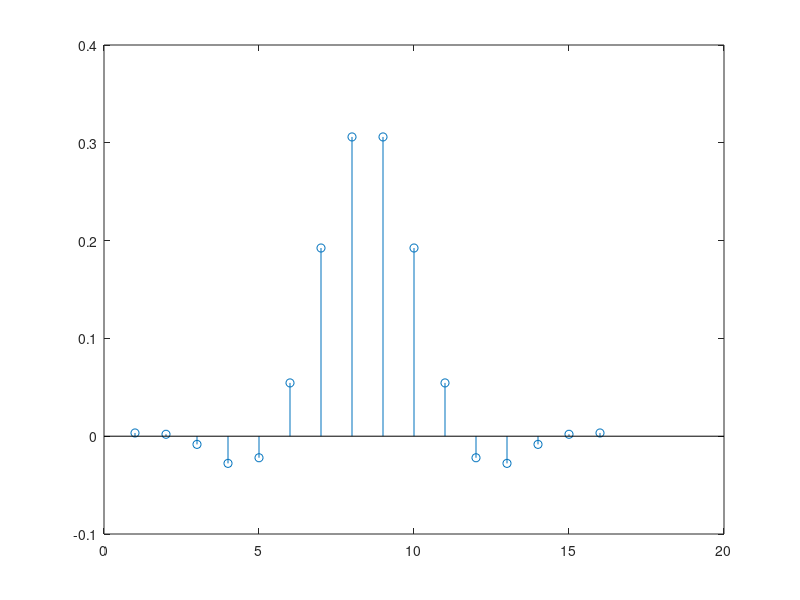
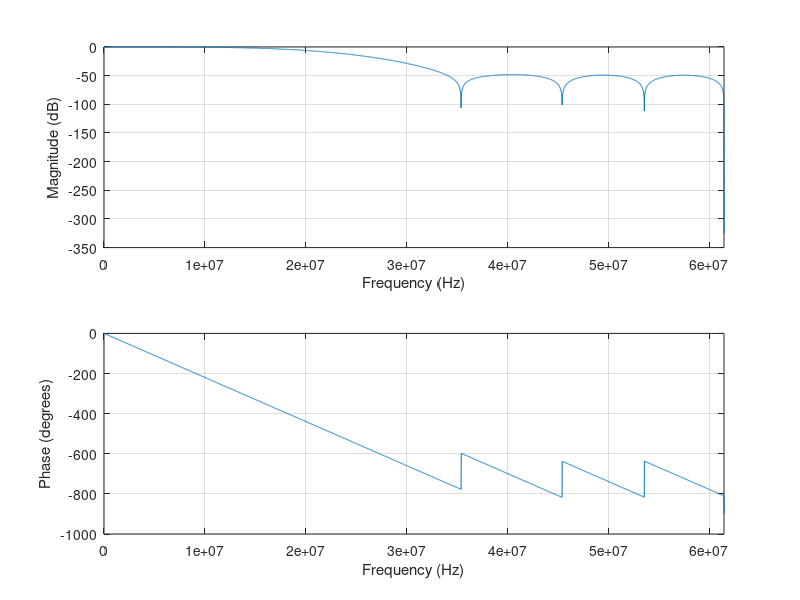
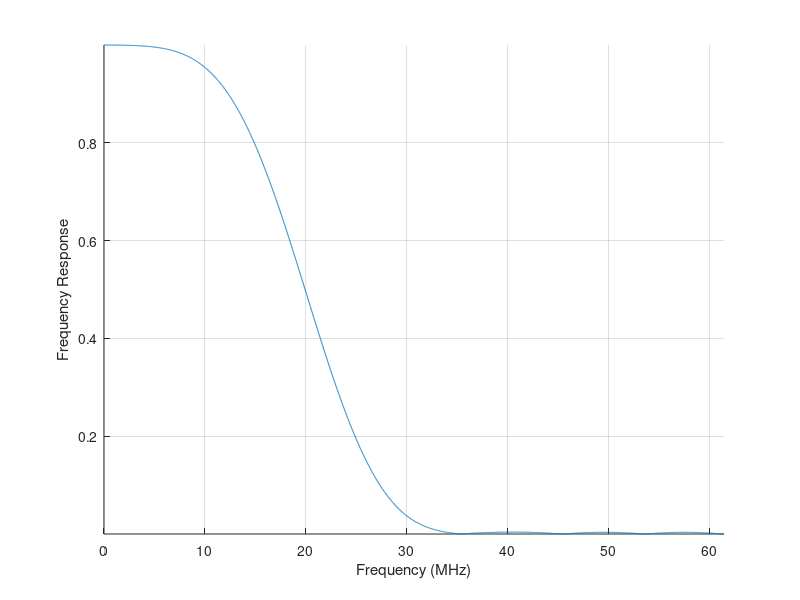
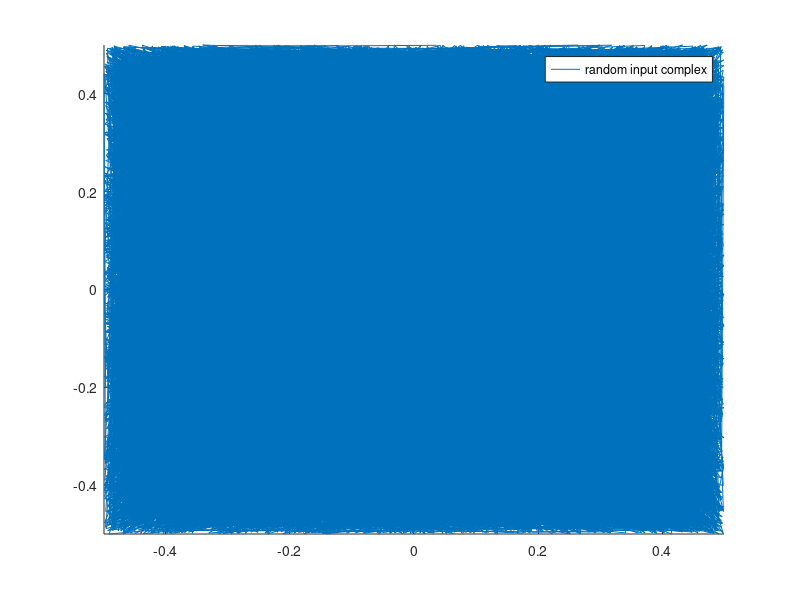

Source code (MATLAB) for these figures, in order: (Note: this script raises an error after producing the figures.)
% SPDX-License-Identifier: (BSD-3-Clause OR GPL-2.0)
% Copyright 2020 - 2025 the original authors
pkg load signal
addpath('.\lib')
%%addpath('DNGNR\5g_l1sp_ker\common\matlab\vspa')

%% test FIR filter
close all;
clear all;
clf;

%%Config
N = 2048*20;
M = 8192;
L = 16;
prec = 'half_fixed' ;
mode = 'real' ;
type = 0 ;
in_offset = 9 ;

fs=122880000  %% sampling clock
fc=20000000   %% frec cut off 20Mhz
wc=fc/(fs/2); %% freq cut normalized vs max freq.

%% generate test vectors

% -- Function File: B = fir1 (N, W)
%     Produce an order N FIR filter with the given frequency cutoff W,
%     returning the N+1 filter coefficients in B.  
	 
if strcmp(mode,'real')
	h=fir1(L-1,wc);
else
  h=complex(0.5*fir1(L-1,wc),0.5*fir1(L-1,1-wc));
end

% diplay taps
stem(h);

% -- [H, W] = freqz (B)
%    Return the complex frequency response H of the rational IIR filter
%    whose numerator and denominator coefficients are B and A respectively.
%    The response is evaluated at N angular frequencies between 0 and  2*pi.
%    If N is omitted, a value of 512 is assumed.
figure;
freqz (h,1,2^12,fs);

[H, f] = freqz (h,1,2^12,fs);
figure;
plot ( f/1000000, abs(H));
xlabel('Frequency (MHz)');
ylabel('Frequency Response');
box off;grid on;axis tight;

% implement this filter using bitexact VSPA model
% and generate random input vector and output vector (ref and bitexact)
figure;
x = 1/2*complex(1-2*rand(N,1), 1-2*rand(N,1));
plot ( x, ";random input complex;");
box off;grid on;axis tight;


%% taps, data, and precision
% y_mat reference output from matlab, use to assess effect of quantization error
% y_vsp is bit exact output vector
[y_vsp, y_mat, dbg_s]=r_firFilter(h,x,prec);

% [spectra,freq] = 		pwelch(x,window,overlap,Nfft,Fs,range,plot_type,detrend,sloppy)
% [spectra,Pxx_ci,freq] = 	pwelch(x,window,overlap,Nfft,Fs,conf,range,plot_type,detrend,sloppy)
% [PxxV,FxxV]=pwelch(y_vsp,blackman(2048),round(0.4*2048),2048,122.88e6,'centered','power');
% [PxxM,FxxM]=pwelch(y_mat,blackman(2048),round(0.4*2048),2048,122.88e6,'centered','power');
[PxxV,FxxV]=pwelch(y_vsp,hanning(2048),0.5,2048,122.88e6,'half','plot','none','sloppy');
[PxxM,FxxM]=pwelch(y_vsp,hanning(2048),0.5,2048,122.88e6,'half','plot','none','sloppy');

figure;
plot(FxxV*1e-6,10*log10(PxxV),'r',FxxM*1e-6,10*log10(PxxM),'b');
legend('VSP bit exact response','MATLAB native response');
grid on; box off;grid on;axis tight;

%figure;
%plot(1:N-L+1, real(y_mat),'b*-',1:N-L+1,real(y_vsp),'rc-');
%grid on;
%

%% quantization noise ratio
qns=10*log10(mean(abs(y_vsp-y_mat).^2)/mean(abs(y_mat).^2));
fprintf('QNS for FIR filter output = %.2f dB\n',qns);
%

%%create test_vectors

% export taps
drInVec=dmemCreate(0,128);
if strcmp(mode,'real')
	if mod(L,2)==0
		drInVec=dmemWriteReal(drInVec,0,dbg_s.h,prec);
	else	
		drInVec=dmemWriteReal(drInVec,0,[dbg_s.h 0],prec);
	end
else
	drInVec=dmemWriteComplex(drInVec,0,dbg_s.h,prec);
end
filename=sprintf('../test_vectors/firFilter_input_h.hex');
dmemSaveHexFile(drInVec,filename);
clear drInVec;

% export config in
drInVec=dmemCreate(0,4);
drInVec=dmemWriteReal(drInVec,0,[M L type in_offset], 'uint');
filename=sprintf("../test_vectors/firFilter_input_config.hex");
dmemSaveHexFile(drInVec,filename);
clear drInVec;

% vector input compplex
drInVec=dmemCreate(0,64+M);
drInVec=dmemWriteComplex(drInVec,in_offset,dbg_s.x(1:M+L-1),prec);
filename=sprintf("../test_vectors/firFilter_input_x.hex");
dmemSaveHexFile(drInVec,filename);
clear drInVec;

% vector output compplex
drOutVec=dmemCreate(0,M);
drOutVec=dmemWriteComplex(drOutVec,0,y_vsp(1:M),prec);
filename=sprintf("../test_vectors/firFilter_output_y_ref.hex");
dmemSaveHexFile(drOutVec,filename);
clear drOutVec;
%
